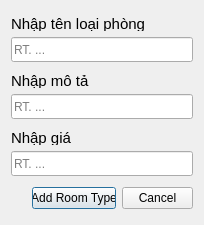
<?xml version="1.0" encoding="UTF-8"?>
<ui version="4.0">
 <class>Addroomtype</class>
 <widget class="QDialog" name="Addroomtype">
  <property name="geometry">
   <rect>
    <x>0</x>
    <y>0</y>
    <width>204</width>
    <height>225</height>
   </rect>
  </property>
  <property name="windowTitle">
   <string>Dialog</string>
  </property>
  <layout class="QVBoxLayout" name="verticalLayout_6">
   <item>
    <layout class="QVBoxLayout" name="verticalLayout_3">
     <item>
      <widget class="QLabel" name="label_3">
       <property name="maximumSize">
        <size>
         <width>16777215</width>
         <height>15</height>
        </size>
       </property>
       <property name="font">
        <font>
         <pointsize>11</pointsize>
        </font>
       </property>
       <property name="text">
        <string>Nhập tên loại phòng</string>
       </property>
      </widget>
     </item>
     <item>
      <widget class="QLineEdit" name="newname">
       <property name="minimumSize">
        <size>
         <width>0</width>
         <height>25</height>
        </size>
       </property>
       <property name="placeholderText">
        <string>RT. ...</string>
       </property>
      </widget>
     </item>
    </layout>
   </item>
   <item>
    <layout class="QVBoxLayout" name="verticalLayout_4">
     <item>
      <widget class="QLabel" name="label_4">
       <property name="maximumSize">
        <size>
         <width>16777215</width>
         <height>15</height>
        </size>
       </property>
       <property name="font">
        <font>
         <pointsize>11</pointsize>
        </font>
       </property>
       <property name="text">
        <string>Nhập mô tả</string>
       </property>
      </widget>
     </item>
     <item>
      <widget class="QLineEdit" name="newdes">
       <property name="minimumSize">
        <size>
         <width>0</width>
         <height>25</height>
        </size>
       </property>
       <property name="placeholderText">
        <string>RT. ...</string>
       </property>
      </widget>
     </item>
    </layout>
   </item>
   <item>
    <layout class="QVBoxLayout" name="verticalLayout_5">
     <item>
      <widget class="QLabel" name="label_5">
       <property name="maximumSize">
        <size>
         <width>16777215</width>
         <height>15</height>
        </size>
       </property>
       <property name="font">
        <font>
         <pointsize>11</pointsize>
        </font>
       </property>
       <property name="text">
        <string>Nhập giá</string>
       </property>
      </widget>
     </item>
     <item>
      <widget class="QLineEdit" name="newprice">
       <property name="minimumSize">
        <size>
         <width>0</width>
         <height>25</height>
        </size>
       </property>
       <property name="placeholderText">
        <string>RT. ...</string>
       </property>
      </widget>
     </item>
    </layout>
   </item>
   <item>
    <layout class="QHBoxLayout" name="horizontalLayout_5">
     <item>
      <spacer name="horizontalSpacer_3">
       <property name="orientation">
        <enum>Qt::Orientation::Horizontal</enum>
       </property>
       <property name="sizeHint" stdset="0">
        <size>
         <width>40</width>
         <height>20</height>
        </size>
       </property>
      </spacer>
     </item>
     <item>
      <layout class="QHBoxLayout" name="horizontalLayout_6">
       <item>
        <widget class="QPushButton" name="AddRTbtn">
         <property name="minimumSize">
          <size>
           <width>55</width>
           <height>18</height>
          </size>
         </property>
         <property name="styleSheet">
          <string notr="true">QPushButton{
/background-color: #34D481;
/color:white;
/border:none;
/border-radius: 8px;
/font-weight:bold;
/font-size: 10px;
}</string>
         </property>
         <property name="text">
          <string>Add Room Type</string>
         </property>
         <property name="checkable">
          <bool>true</bool>
         </property>
        </widget>
       </item>
       <item>
        <widget class="QPushButton" name="pushButton_4">
         <property name="minimumSize">
          <size>
           <width>18</width>
           <height>18</height>
          </size>
         </property>
         <property name="styleSheet">
          <string notr="true">QPushButton{
/background-color: #585858;
/color:white;
/border:none;
/border-radius: 8px;
/font-weight:bold;
/font-size: 10px;
}</string>
         </property>
         <property name="text">
          <string>Cancel</string>
         </property>
         <property name="checkable">
          <bool>true</bool>
         </property>
        </widget>
       </item>
      </layout>
     </item>
    </layout>
   </item>
  </layout>
 </widget>
 <resources/>
 <connections/>
</ui>
